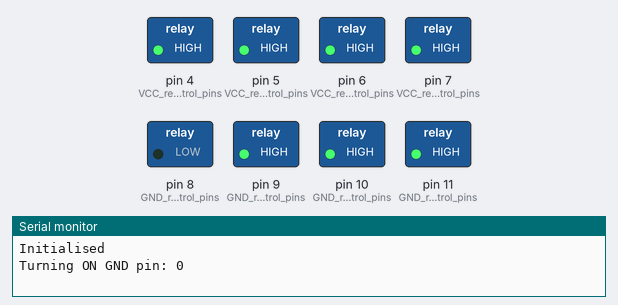
This sketch was run on a simulated Arduino Uno, built with avr-gcc and run on an emulated ATmega328P. Parts: switched loads named in the sketch (green lamp = pin HIGH), the last lines printed to the serial monitor.

Above: at 0.1 s.
At 1.1 s:
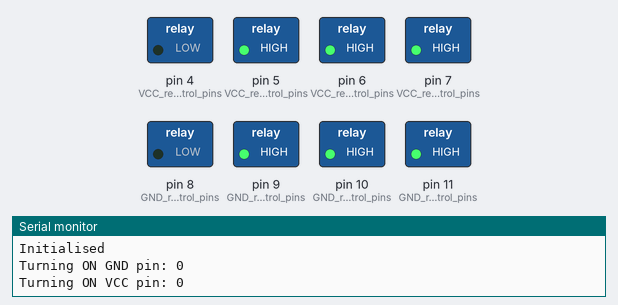
At 2.1 s:
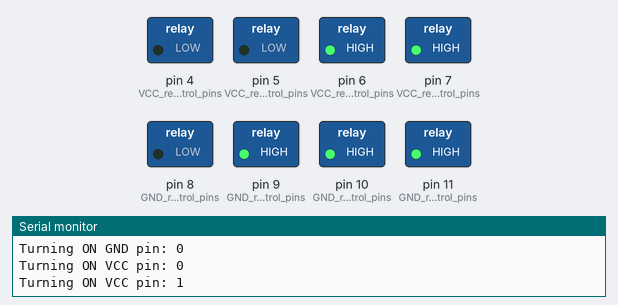
At 3.1 s:
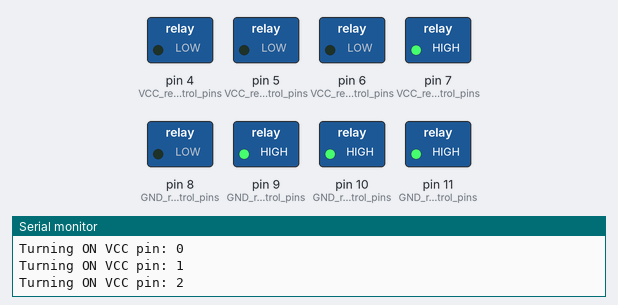
At 4.1 s:
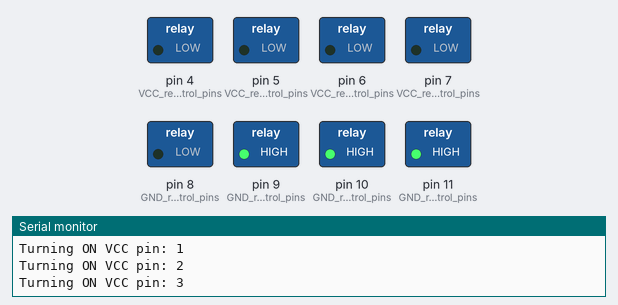
Timing chart, 0 to 5.6 s (numbered marks = the images above):
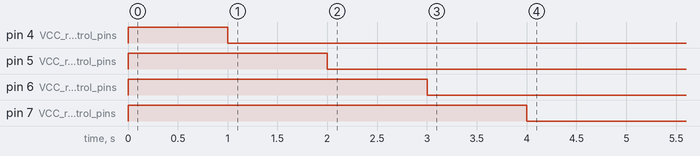

Measured:
- by itself, pin 4 (VCC_relay_control_pins): HIGH → LOW at 1.0 s
- by itself, pin 5 (VCC_relay_control_pins): HIGH → LOW at 2.0 s
- by itself, pin 6 (VCC_relay_control_pins): HIGH → LOW at 3.0 s
- by itself, pin 7 (VCC_relay_control_pins): HIGH → LOW at 4.0 s

The sketch:

battery_charging_automation.ino
```cpp
const int N = 4; //no. of relay channels

//row lines
int v1 = 4;
int v2 = 5;
int v3 = 6;
int v4 = 7;

//column lines
int g1 = 8;
int g2 = 9;
int g3 = 10;
int g4 = 11;

const int CHARGE_DURATION = 900; // in secs

int VCC_relay_control_pins[N] = {v1, v2, v3, v4};  //row lines
int GND_relay_control_pins[N] = {g1, g2, g3, g4};  //column lines


void setup() {
  for (int i = 0; i < N; i++) {
    pinMode(VCC_relay_control_pins[i], OUTPUT);
    digitalWrite(VCC_relay_control_pins[i], HIGH); //let relay be off initially - considering active low relay with COMM used with NO

    pinMode(GND_relay_control_pins[i], OUTPUT);
    digitalWrite(GND_relay_control_pins[i], HIGH); //let relay be off initially - considering active low relay with COMM used with NO
  }

  Serial.begin(9600);
  Serial.println(F("Initialised"));
}


void my_custom_delay(int t) {
  for (int i = 0; i < t; i++) {
    delay(1000); //1 sec
  }
}

void loop() {
  //column lines
  for (int j = 0; j < N; j++) {
    Serial.print("Turning ON GND pin: "); Serial.println(j);
    digitalWrite(GND_relay_control_pins[j], LOW); //turn ON the relay, active low logic
    delay(1000);

    //row lines
    for (int i = 0; i < N; i++) {
      Serial.print("Turning ON VCC pin: "); Serial.println(i);
      digitalWrite(VCC_relay_control_pins[i], LOW); //turn ON the relay, active low logic
      delay(1000);
    }

    //let the batteries get charged
    Serial.print("charging for time = T secs..."); Serial.println(CHARGE_DURATION);
    my_custom_delay(CHARGE_DURATION);

    Serial.println("Let's change...");

    //disconnect the presently connected batteries before switching to next set of batteries
    //row lines
    for (int i = 0; i < N; i++) {
      Serial.print("Turning OFF VCC pin: "); Serial.println(i);
      digitalWrite(VCC_relay_control_pins[i], HIGH); //turn OFF the relay, active low logic
      delay(1000);
    }
    //column lines
    Serial.print("Turning OFF GND pin: "); Serial.println(j);
    digitalWrite(GND_relay_control_pins[j], HIGH); //turn OFF the relay, active low logic
    delay(1000);
  }

  Serial.println("Done !");

  //while(1); //halt here
}
```
